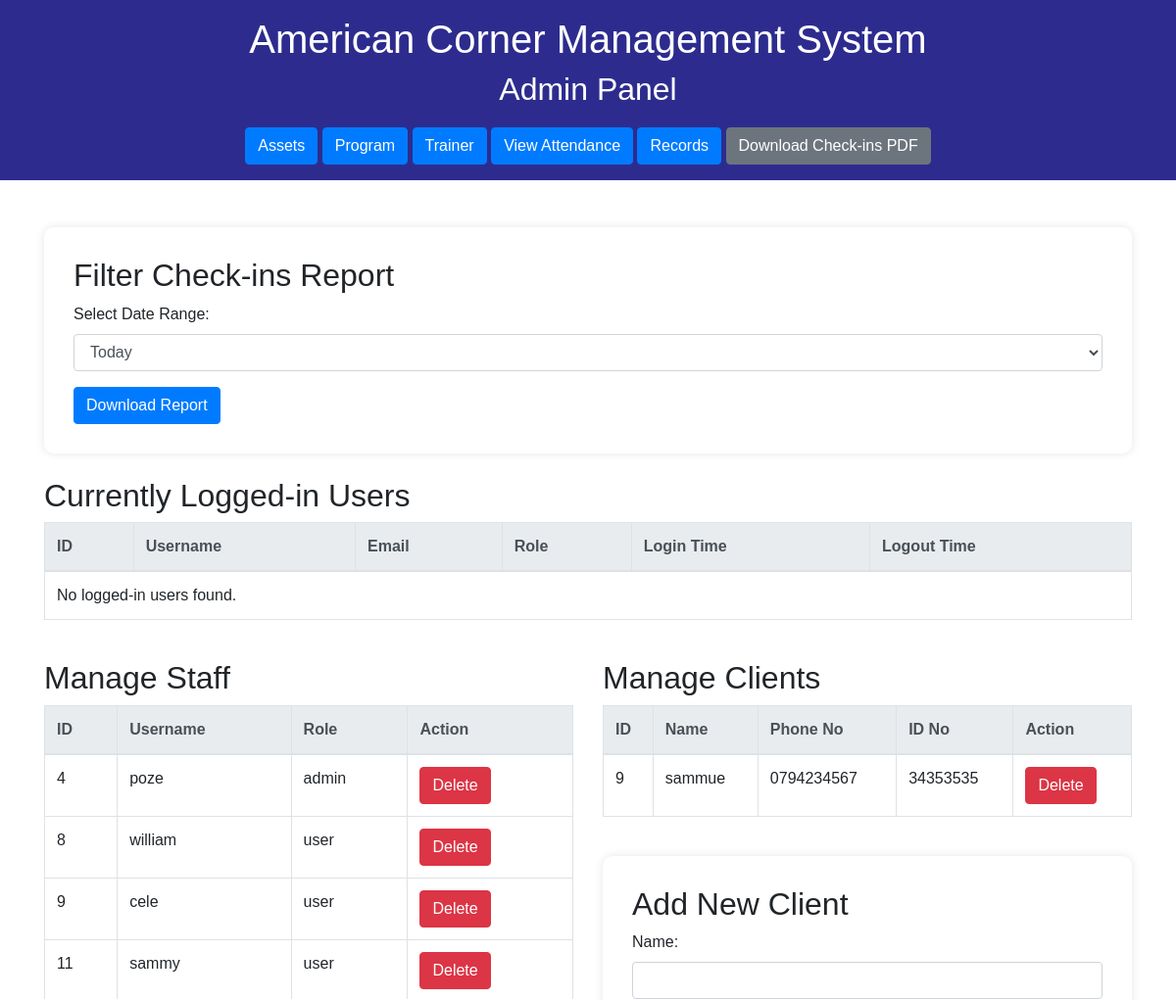
Before: /admin/admin.php (signed in, upper part) with the older database file.
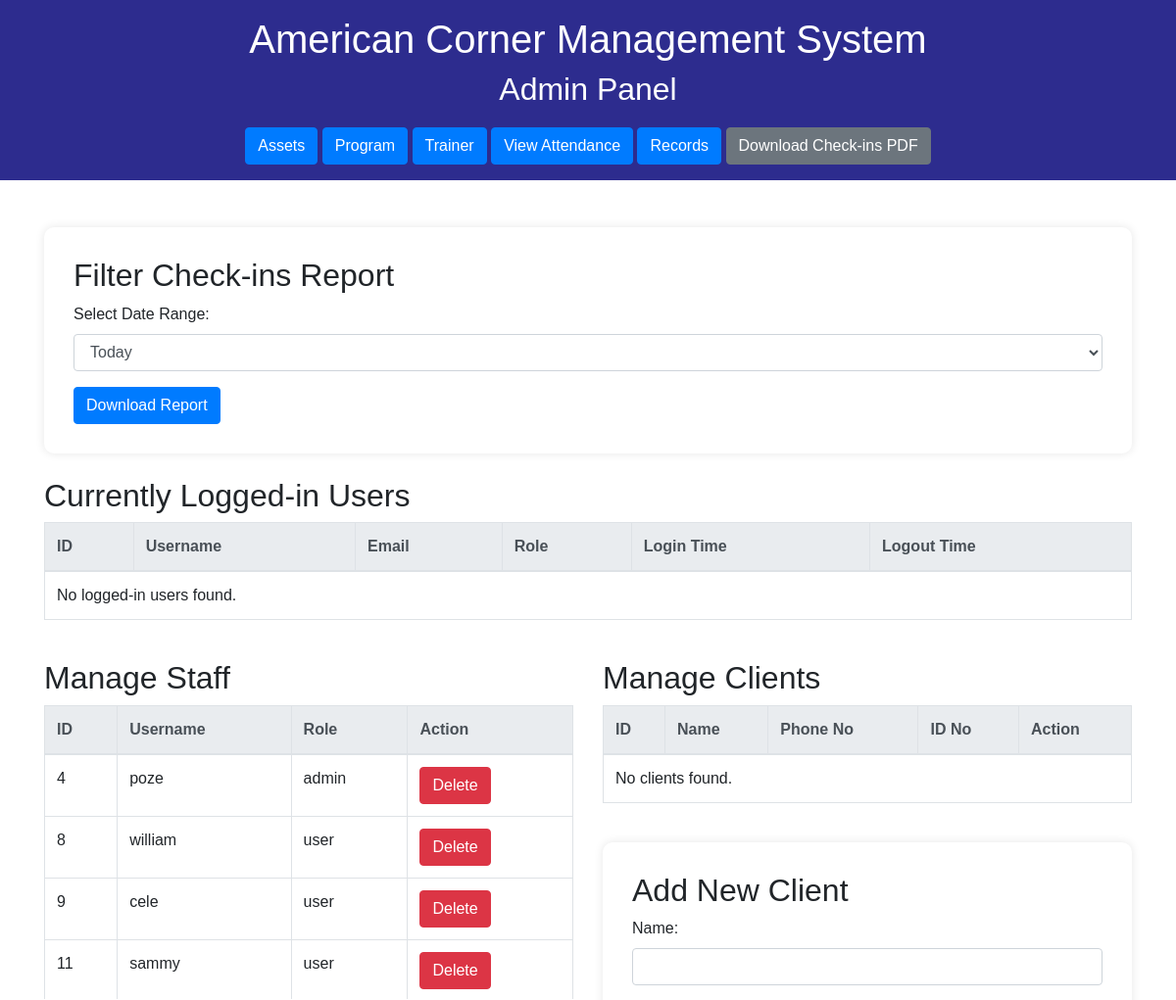
After: the same page with the newer database file.
### tables this page shows
CREATE TABLE `users` (
  `id` int(11) NOT NULL,
  `username` varchar(50) NOT NULL,
  `email` varchar(50) NOT NULL,
  `password` varchar(255) NOT NULL,
  `role` enum('admin','user') NOT NULL,
  `profile_pic` varchar(255) DEFAULT 'C:\\xampp\\htdocs\\KNLS\\KNLS\\images\\users'
);

CREATE TABLE `clients` (
  `id` int(11) NOT NULL,
  `name` varchar(255) NOT NULL,
  `email` varchar(255) DEFAULT NULL,
  `phone_no` varchar(20) DEFAULT NULL,
  `id_no` varchar(50) DEFAULT NULL,
  `date_stamp` timestamp NOT NULL DEFAULT current_timestamp(),
  `address` text DEFAULT NULL,
  `check_in` timestamp NULL DEFAULT NULL,
  `check_out` timestamp NULL DEFAULT NULL
);

### admin/admin.php (the view, shortened to what the changed rows need)
<?php
include 'db.php';
$sql_users = "SELECT id, username, role FROM users";
$result_users = $conn->query($sql_users);
$sql_clients = "SELECT id, name, phone_no, id_no FROM clients";
$result_clients = $conn->query($sql_clients);
?>
<!DOCTYPE html>
<html>
<head>
    <link rel="stylesheet" href="https://stackpath.bootstrapcdn.com/bootstrap/4.5.2/css/bootstrap.min.css">
</head>
<body>
    <header class="text-white text-center py-3">
        <h1>American Corner Management System</h1>
        <h2>Admin Panel</h2>
    </header>
    <section class="bg-white">
        <div class="container mt-5">
            <div class="row">
                <div class="col-md-12 mb-4">
                    <div class="form-container">
                        <h2>Filter Check-ins Report</h2>
                    </div>
                </div>
                <div class="col-md-12 mb-4">
                    <h2>Currently Logged-in Users</h2>
                    <div class="table-container">
                        <table class="table table-bordered">
                            <thead class="thead-light">
                                <tr>
                                    <th>ID</th>
                                    <th>Username</th>
                                    <th>Email</th>
                                    <th>Role</th>
                                    <th>Login Time</th>
                                    <th>Logout Time</th>
                                </tr>
                            </thead>
                        </table>
                    </div>
                </div>
                <div class="col-md-6">
                    <h2>Manage Staff</h2>
                    <div class="table-container mb-4">
                        <table class="table table-bordered">
                            <thead class="thead-light">
                                <tr>
                                    <th>ID</th>
                                    <th>Username</th>
                                    <th>Role</th>
                                    <th>Action</th>
                                </tr>
                            </thead>
                            <tbody>
                                <?php
                                if ($result_users->num_rows > 0) {
                                    while ($row = $result_users->fetch_assoc()) {
                                        echo "<tr>
                                                <td>{$row['id']}</td>
                                                <td>{$row['username']}</td>
                                                <td>{$row['role']}</td>
                                                <td>
                                                    <form method='post' action=''>
                                                        <input type='hidden' name='user_id' value='{$row['id']}'>
                                                        <button type='submit' name='delete_user' class='btn btn-danger' onclick='return confirm(\"Are you sure you want to delete this user?\")'>Delete</button>
                                                    </form>
                                                </td>
                                            </tr>";
                                    }
                                } else {
                                    echo "<tr><td colspan='4'>No users found.</td></tr>";
                                }
                                ?>
                            </tbody>
                        </table>
                    </div>
                </div>
                <div class="col-md-6">
                    <h2>Manage Clients</h2>
                    <div class="table-container mb-4">
                        <table class="table table-bordered">
                            <thead class="thead-light">
                                <tr>
                                    <th>ID</th>
                                    <th>Name</th>
                                    <th>Phone No</th>
                                    <th>ID No</th>
                                    <th>Action</th>
                                </tr>
                            </thead>
                            <tbody>
                                <?php
                                if ($result_clients->num_rows > 0) {
                                    while ($row = $result_clients->fetch_assoc()) {
                                        echo "<tr>
                                                <td>{$row['id']}</td>
                                                <td>{$row['name']}</td>
                                                <td>{$row['phone_no']}</td>
                                                <td>{$row['id_no']}</td>
                                                <td>
                                                    <form method='post' action=''>
                                                        <input type='hidden' name='client_id' value='{$row['id']}'>
                                                        <button type='submit' name='delete_client' class='btn btn-danger' onclick='return confirm(\"Are you sure you want to delete this client?\")'>Delete</button>
                                                    </form>
                                                </td>
                                            </tr>";
                                    }
                                } else {
                                    echo "<tr><td colspan='5'>No clients found.</td></tr>";
                                }
                                ?>
                            </tbody>
                        </table>
                    </div>
                    <div class="form-container1">
                        <h2>Add New Client</h2>
                    </div>
                </div>
            </div>
        </div>
    </section>
</body>
</html>

Changed rows visible on the page:
removed clients: id "9", name "sammue", phone_no "0794234567", id_no "34353535"
Other visible differences:
text now shown: "No clients found."
